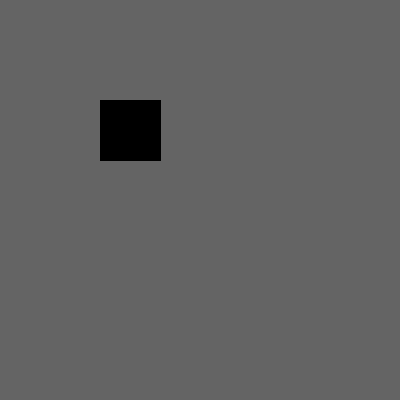
Frame 1 (no input)
Frame 60 (the mouse pressed at the canvas centre just before this capture): identical to frame 1, image omitted
Frame 120 (the mouse held since frame 60 and released just before this capture): identical to frame 1, image omitted

The Processing sketch that drew this single still picture (run headless with seeded random() and noise(); from frame 60 on, the mouse is pressed at the canvas centre):

// Processing sketch: FedToRed
// ── FedToRed.pde
int red;

void setup()
{
  size(400,400);
  background(100);
  
  red=0;
}

void draw()
{
  background(100);
  fill(red, 0, 0);
  rect(100, 100, 60, 60);
  if (keyPressed)
  {
    if (key=='r')
    {
      red=red+10;
      if (red>=255)
      {
        red=255;
      }
    }
    else if (key=='b')
    {
      red=red-10;
      if (red<=0)
      {
        red=0;
      }
    }
  }
}
